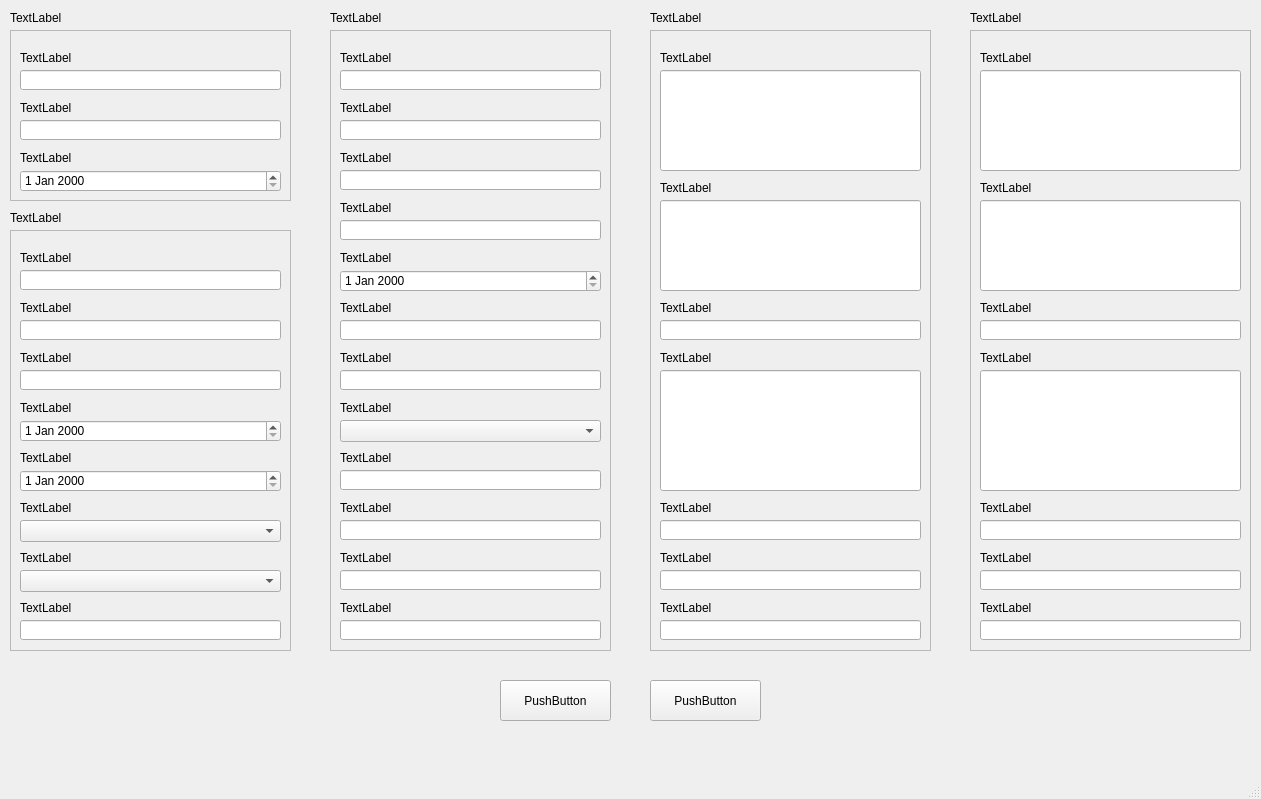
<?xml version="1.0" encoding="UTF-8"?>
<ui version="4.0">
 <class>MainWindow</class>
 <widget class="QMainWindow" name="MainWindow">
  <property name="geometry">
   <rect>
    <x>0</x>
    <y>0</y>
    <width>1261</width>
    <height>799</height>
   </rect>
  </property>
  <property name="windowTitle">
   <string>MainWindow</string>
  </property>
  <widget class="QWidget" name="centralwidget">
   <widget class="QPushButton" name="pushButton">
    <property name="geometry">
     <rect>
      <x>500</x>
      <y>680</y>
      <width>111</width>
      <height>41</height>
     </rect>
    </property>
    <property name="text">
     <string>PushButton</string>
    </property>
   </widget>
   <widget class="QFrame" name="frame">
    <property name="geometry">
     <rect>
      <x>10</x>
      <y>30</y>
      <width>281</width>
      <height>171</height>
     </rect>
    </property>
    <property name="frameShape">
     <enum>QFrame::StyledPanel</enum>
    </property>
    <property name="frameShadow">
     <enum>QFrame::Raised</enum>
    </property>
    <widget class="QLabel" name="label_3">
     <property name="geometry">
      <rect>
       <x>10</x>
       <y>120</y>
       <width>261</width>
       <height>16</height>
      </rect>
     </property>
     <property name="text">
      <string>TextLabel</string>
     </property>
    </widget>
    <widget class="QLabel" name="label">
     <property name="geometry">
      <rect>
       <x>10</x>
       <y>20</y>
       <width>261</width>
       <height>16</height>
      </rect>
     </property>
     <property name="text">
      <string>TextLabel</string>
     </property>
    </widget>
    <widget class="QLabel" name="label_2">
     <property name="geometry">
      <rect>
       <x>10</x>
       <y>70</y>
       <width>261</width>
       <height>16</height>
      </rect>
     </property>
     <property name="text">
      <string>TextLabel</string>
     </property>
    </widget>
    <widget class="QLineEdit" name="lineEdit">
     <property name="geometry">
      <rect>
       <x>10</x>
       <y>40</y>
       <width>261</width>
       <height>20</height>
      </rect>
     </property>
    </widget>
    <widget class="QLineEdit" name="lineEdit_2">
     <property name="geometry">
      <rect>
       <x>10</x>
       <y>90</y>
       <width>261</width>
       <height>20</height>
      </rect>
     </property>
    </widget>
    <widget class="QDateEdit" name="dateEdit">
     <property name="geometry">
      <rect>
       <x>10</x>
       <y>140</y>
       <width>261</width>
       <height>22</height>
      </rect>
     </property>
    </widget>
   </widget>
   <widget class="QLabel" name="label_5">
    <property name="geometry">
     <rect>
      <x>10</x>
      <y>10</y>
      <width>281</width>
      <height>16</height>
     </rect>
    </property>
    <property name="text">
     <string>TextLabel</string>
    </property>
   </widget>
   <widget class="QLabel" name="label_6">
    <property name="geometry">
     <rect>
      <x>10</x>
      <y>210</y>
      <width>281</width>
      <height>16</height>
     </rect>
    </property>
    <property name="text">
     <string>TextLabel</string>
    </property>
   </widget>
   <widget class="QFrame" name="frame_2">
    <property name="geometry">
     <rect>
      <x>10</x>
      <y>230</y>
      <width>281</width>
      <height>421</height>
     </rect>
    </property>
    <property name="frameShape">
     <enum>QFrame::StyledPanel</enum>
    </property>
    <property name="frameShadow">
     <enum>QFrame::Raised</enum>
    </property>
    <widget class="QLabel" name="label_7">
     <property name="geometry">
      <rect>
       <x>10</x>
       <y>120</y>
       <width>261</width>
       <height>16</height>
      </rect>
     </property>
     <property name="text">
      <string>TextLabel</string>
     </property>
    </widget>
    <widget class="QLabel" name="label_8">
     <property name="geometry">
      <rect>
       <x>10</x>
       <y>20</y>
       <width>261</width>
       <height>16</height>
      </rect>
     </property>
     <property name="text">
      <string>TextLabel</string>
     </property>
    </widget>
    <widget class="QLabel" name="label_9">
     <property name="geometry">
      <rect>
       <x>10</x>
       <y>70</y>
       <width>261</width>
       <height>16</height>
      </rect>
     </property>
     <property name="text">
      <string>TextLabel</string>
     </property>
    </widget>
    <widget class="QLabel" name="label_10">
     <property name="geometry">
      <rect>
       <x>10</x>
       <y>220</y>
       <width>261</width>
       <height>16</height>
      </rect>
     </property>
     <property name="text">
      <string>TextLabel</string>
     </property>
    </widget>
    <widget class="QLabel" name="label_11">
     <property name="geometry">
      <rect>
       <x>10</x>
       <y>170</y>
       <width>261</width>
       <height>16</height>
      </rect>
     </property>
     <property name="text">
      <string>TextLabel</string>
     </property>
    </widget>
    <widget class="QLabel" name="label_12">
     <property name="geometry">
      <rect>
       <x>10</x>
       <y>270</y>
       <width>261</width>
       <height>16</height>
      </rect>
     </property>
     <property name="text">
      <string>TextLabel</string>
     </property>
    </widget>
    <widget class="QLabel" name="label_14">
     <property name="geometry">
      <rect>
       <x>10</x>
       <y>320</y>
       <width>261</width>
       <height>16</height>
      </rect>
     </property>
     <property name="text">
      <string>TextLabel</string>
     </property>
    </widget>
    <widget class="QLabel" name="label_13">
     <property name="geometry">
      <rect>
       <x>10</x>
       <y>370</y>
       <width>261</width>
       <height>16</height>
      </rect>
     </property>
     <property name="text">
      <string>TextLabel</string>
     </property>
    </widget>
    <widget class="QLineEdit" name="lineEdit_3">
     <property name="geometry">
      <rect>
       <x>10</x>
       <y>40</y>
       <width>261</width>
       <height>20</height>
      </rect>
     </property>
    </widget>
    <widget class="QLineEdit" name="lineEdit_4">
     <property name="geometry">
      <rect>
       <x>10</x>
       <y>90</y>
       <width>261</width>
       <height>20</height>
      </rect>
     </property>
    </widget>
    <widget class="QLineEdit" name="lineEdit_5">
     <property name="geometry">
      <rect>
       <x>10</x>
       <y>140</y>
       <width>261</width>
       <height>20</height>
      </rect>
     </property>
    </widget>
    <widget class="QDateEdit" name="dateEdit_2">
     <property name="geometry">
      <rect>
       <x>10</x>
       <y>190</y>
       <width>261</width>
       <height>22</height>
      </rect>
     </property>
    </widget>
    <widget class="QDateEdit" name="dateEdit_3">
     <property name="geometry">
      <rect>
       <x>10</x>
       <y>240</y>
       <width>261</width>
       <height>22</height>
      </rect>
     </property>
    </widget>
    <widget class="QComboBox" name="comboBox">
     <property name="geometry">
      <rect>
       <x>10</x>
       <y>290</y>
       <width>261</width>
       <height>22</height>
      </rect>
     </property>
    </widget>
    <widget class="QComboBox" name="comboBox_2">
     <property name="geometry">
      <rect>
       <x>10</x>
       <y>340</y>
       <width>261</width>
       <height>22</height>
      </rect>
     </property>
    </widget>
    <widget class="QLineEdit" name="lineEdit_6">
     <property name="geometry">
      <rect>
       <x>10</x>
       <y>390</y>
       <width>261</width>
       <height>20</height>
      </rect>
     </property>
    </widget>
   </widget>
   <widget class="QLabel" name="label_15">
    <property name="geometry">
     <rect>
      <x>330</x>
      <y>10</y>
      <width>281</width>
      <height>16</height>
     </rect>
    </property>
    <property name="text">
     <string>TextLabel</string>
    </property>
   </widget>
   <widget class="QFrame" name="frame_3">
    <property name="geometry">
     <rect>
      <x>330</x>
      <y>30</y>
      <width>281</width>
      <height>621</height>
     </rect>
    </property>
    <property name="frameShape">
     <enum>QFrame::StyledPanel</enum>
    </property>
    <property name="frameShadow">
     <enum>QFrame::Raised</enum>
    </property>
    <widget class="QLabel" name="label_16">
     <property name="geometry">
      <rect>
       <x>10</x>
       <y>120</y>
       <width>261</width>
       <height>16</height>
      </rect>
     </property>
     <property name="text">
      <string>TextLabel</string>
     </property>
    </widget>
    <widget class="QLabel" name="label_17">
     <property name="geometry">
      <rect>
       <x>10</x>
       <y>20</y>
       <width>261</width>
       <height>16</height>
      </rect>
     </property>
     <property name="text">
      <string>TextLabel</string>
     </property>
    </widget>
    <widget class="QLabel" name="label_18">
     <property name="geometry">
      <rect>
       <x>10</x>
       <y>70</y>
       <width>261</width>
       <height>16</height>
      </rect>
     </property>
     <property name="text">
      <string>TextLabel</string>
     </property>
    </widget>
    <widget class="QLabel" name="label_19">
     <property name="geometry">
      <rect>
       <x>10</x>
       <y>220</y>
       <width>261</width>
       <height>16</height>
      </rect>
     </property>
     <property name="text">
      <string>TextLabel</string>
     </property>
    </widget>
    <widget class="QLabel" name="label_20">
     <property name="geometry">
      <rect>
       <x>10</x>
       <y>170</y>
       <width>261</width>
       <height>16</height>
      </rect>
     </property>
     <property name="text">
      <string>TextLabel</string>
     </property>
    </widget>
    <widget class="QLabel" name="label_21">
     <property name="geometry">
      <rect>
       <x>10</x>
       <y>270</y>
       <width>261</width>
       <height>16</height>
      </rect>
     </property>
     <property name="text">
      <string>TextLabel</string>
     </property>
    </widget>
    <widget class="QLabel" name="label_22">
     <property name="geometry">
      <rect>
       <x>10</x>
       <y>320</y>
       <width>261</width>
       <height>16</height>
      </rect>
     </property>
     <property name="text">
      <string>TextLabel</string>
     </property>
    </widget>
    <widget class="QLabel" name="label_23">
     <property name="geometry">
      <rect>
       <x>10</x>
       <y>370</y>
       <width>261</width>
       <height>16</height>
      </rect>
     </property>
     <property name="text">
      <string>TextLabel</string>
     </property>
    </widget>
    <widget class="QLabel" name="label_24">
     <property name="geometry">
      <rect>
       <x>10</x>
       <y>520</y>
       <width>261</width>
       <height>16</height>
      </rect>
     </property>
     <property name="text">
      <string>TextLabel</string>
     </property>
    </widget>
    <widget class="QLabel" name="label_25">
     <property name="geometry">
      <rect>
       <x>10</x>
       <y>470</y>
       <width>261</width>
       <height>16</height>
      </rect>
     </property>
     <property name="text">
      <string>TextLabel</string>
     </property>
    </widget>
    <widget class="QLabel" name="label_26">
     <property name="geometry">
      <rect>
       <x>10</x>
       <y>570</y>
       <width>261</width>
       <height>16</height>
      </rect>
     </property>
     <property name="text">
      <string>TextLabel</string>
     </property>
    </widget>
    <widget class="QLabel" name="label_27">
     <property name="geometry">
      <rect>
       <x>10</x>
       <y>420</y>
       <width>261</width>
       <height>16</height>
      </rect>
     </property>
     <property name="text">
      <string>TextLabel</string>
     </property>
    </widget>
    <widget class="QLineEdit" name="lineEdit_7">
     <property name="geometry">
      <rect>
       <x>10</x>
       <y>40</y>
       <width>261</width>
       <height>20</height>
      </rect>
     </property>
    </widget>
    <widget class="QLineEdit" name="lineEdit_8">
     <property name="geometry">
      <rect>
       <x>10</x>
       <y>90</y>
       <width>261</width>
       <height>20</height>
      </rect>
     </property>
    </widget>
    <widget class="QLineEdit" name="lineEdit_9">
     <property name="geometry">
      <rect>
       <x>10</x>
       <y>140</y>
       <width>261</width>
       <height>20</height>
      </rect>
     </property>
    </widget>
    <widget class="QLineEdit" name="lineEdit_10">
     <property name="geometry">
      <rect>
       <x>10</x>
       <y>190</y>
       <width>261</width>
       <height>20</height>
      </rect>
     </property>
    </widget>
    <widget class="QDateEdit" name="dateEdit_4">
     <property name="geometry">
      <rect>
       <x>10</x>
       <y>240</y>
       <width>261</width>
       <height>22</height>
      </rect>
     </property>
    </widget>
    <widget class="QLineEdit" name="lineEdit_11">
     <property name="geometry">
      <rect>
       <x>10</x>
       <y>290</y>
       <width>261</width>
       <height>20</height>
      </rect>
     </property>
    </widget>
    <widget class="QLineEdit" name="lineEdit_12">
     <property name="geometry">
      <rect>
       <x>10</x>
       <y>340</y>
       <width>261</width>
       <height>20</height>
      </rect>
     </property>
    </widget>
    <widget class="QComboBox" name="comboBox_3">
     <property name="geometry">
      <rect>
       <x>10</x>
       <y>390</y>
       <width>261</width>
       <height>22</height>
      </rect>
     </property>
    </widget>
    <widget class="QLineEdit" name="lineEdit_13">
     <property name="geometry">
      <rect>
       <x>10</x>
       <y>440</y>
       <width>261</width>
       <height>20</height>
      </rect>
     </property>
    </widget>
    <widget class="QLineEdit" name="lineEdit_14">
     <property name="geometry">
      <rect>
       <x>10</x>
       <y>490</y>
       <width>261</width>
       <height>20</height>
      </rect>
     </property>
    </widget>
    <widget class="QLineEdit" name="lineEdit_15">
     <property name="geometry">
      <rect>
       <x>10</x>
       <y>540</y>
       <width>261</width>
       <height>20</height>
      </rect>
     </property>
    </widget>
    <widget class="QLineEdit" name="lineEdit_16">
     <property name="geometry">
      <rect>
       <x>10</x>
       <y>590</y>
       <width>261</width>
       <height>20</height>
      </rect>
     </property>
    </widget>
   </widget>
   <widget class="QFrame" name="frame_4">
    <property name="geometry">
     <rect>
      <x>650</x>
      <y>30</y>
      <width>281</width>
      <height>621</height>
     </rect>
    </property>
    <property name="frameShape">
     <enum>QFrame::StyledPanel</enum>
    </property>
    <property name="frameShadow">
     <enum>QFrame::Raised</enum>
    </property>
    <widget class="QLabel" name="label_40">
     <property name="geometry">
      <rect>
       <x>10</x>
       <y>20</y>
       <width>261</width>
       <height>16</height>
      </rect>
     </property>
     <property name="text">
      <string>TextLabel</string>
     </property>
    </widget>
    <widget class="QLabel" name="label_41">
     <property name="geometry">
      <rect>
       <x>10</x>
       <y>150</y>
       <width>261</width>
       <height>16</height>
      </rect>
     </property>
     <property name="text">
      <string>TextLabel</string>
     </property>
    </widget>
    <widget class="QLabel" name="label_42">
     <property name="geometry">
      <rect>
       <x>10</x>
       <y>270</y>
       <width>261</width>
       <height>16</height>
      </rect>
     </property>
     <property name="text">
      <string>TextLabel</string>
     </property>
    </widget>
    <widget class="QLabel" name="label_43">
     <property name="geometry">
      <rect>
       <x>10</x>
       <y>320</y>
       <width>261</width>
       <height>16</height>
      </rect>
     </property>
     <property name="text">
      <string>TextLabel</string>
     </property>
    </widget>
    <widget class="QLabel" name="label_44">
     <property name="geometry">
      <rect>
       <x>10</x>
       <y>570</y>
       <width>261</width>
       <height>16</height>
      </rect>
     </property>
     <property name="text">
      <string>TextLabel</string>
     </property>
    </widget>
    <widget class="QLabel" name="label_45">
     <property name="geometry">
      <rect>
       <x>10</x>
       <y>470</y>
       <width>261</width>
       <height>16</height>
      </rect>
     </property>
     <property name="text">
      <string>TextLabel</string>
     </property>
    </widget>
    <widget class="QLabel" name="label_46">
     <property name="geometry">
      <rect>
       <x>10</x>
       <y>520</y>
       <width>261</width>
       <height>16</height>
      </rect>
     </property>
     <property name="text">
      <string>TextLabel</string>
     </property>
    </widget>
    <widget class="QLineEdit" name="lineEdit_17">
     <property name="geometry">
      <rect>
       <x>10</x>
       <y>40</y>
       <width>261</width>
       <height>101</height>
      </rect>
     </property>
    </widget>
    <widget class="QLineEdit" name="lineEdit_18">
     <property name="geometry">
      <rect>
       <x>10</x>
       <y>170</y>
       <width>261</width>
       <height>91</height>
      </rect>
     </property>
    </widget>
    <widget class="QLineEdit" name="lineEdit_19">
     <property name="geometry">
      <rect>
       <x>10</x>
       <y>290</y>
       <width>261</width>
       <height>20</height>
      </rect>
     </property>
    </widget>
    <widget class="QLineEdit" name="lineEdit_20">
     <property name="geometry">
      <rect>
       <x>10</x>
       <y>340</y>
       <width>261</width>
       <height>121</height>
      </rect>
     </property>
    </widget>
    <widget class="QLineEdit" name="lineEdit_21">
     <property name="geometry">
      <rect>
       <x>10</x>
       <y>490</y>
       <width>261</width>
       <height>20</height>
      </rect>
     </property>
    </widget>
    <widget class="QLineEdit" name="lineEdit_22">
     <property name="geometry">
      <rect>
       <x>10</x>
       <y>540</y>
       <width>261</width>
       <height>20</height>
      </rect>
     </property>
    </widget>
    <widget class="QLineEdit" name="lineEdit_23">
     <property name="geometry">
      <rect>
       <x>10</x>
       <y>590</y>
       <width>261</width>
       <height>20</height>
      </rect>
     </property>
    </widget>
   </widget>
   <widget class="QLabel" name="label_52">
    <property name="geometry">
     <rect>
      <x>650</x>
      <y>10</y>
      <width>281</width>
      <height>16</height>
     </rect>
    </property>
    <property name="text">
     <string>TextLabel</string>
    </property>
   </widget>
   <widget class="QPushButton" name="pushButton_3">
    <property name="geometry">
     <rect>
      <x>650</x>
      <y>680</y>
      <width>111</width>
      <height>41</height>
     </rect>
    </property>
    <property name="text">
     <string>PushButton</string>
    </property>
   </widget>
   <widget class="QLabel" name="label_53">
    <property name="geometry">
     <rect>
      <x>970</x>
      <y>10</y>
      <width>281</width>
      <height>16</height>
     </rect>
    </property>
    <property name="text">
     <string>TextLabel</string>
    </property>
   </widget>
   <widget class="QFrame" name="frame_5">
    <property name="geometry">
     <rect>
      <x>970</x>
      <y>30</y>
      <width>281</width>
      <height>621</height>
     </rect>
    </property>
    <property name="frameShape">
     <enum>QFrame::StyledPanel</enum>
    </property>
    <property name="frameShadow">
     <enum>QFrame::Raised</enum>
    </property>
    <widget class="QLabel" name="label_47">
     <property name="geometry">
      <rect>
       <x>10</x>
       <y>20</y>
       <width>261</width>
       <height>16</height>
      </rect>
     </property>
     <property name="text">
      <string>TextLabel</string>
     </property>
    </widget>
    <widget class="QLabel" name="label_48">
     <property name="geometry">
      <rect>
       <x>10</x>
       <y>150</y>
       <width>261</width>
       <height>16</height>
      </rect>
     </property>
     <property name="text">
      <string>TextLabel</string>
     </property>
    </widget>
    <widget class="QLabel" name="label_49">
     <property name="geometry">
      <rect>
       <x>10</x>
       <y>270</y>
       <width>261</width>
       <height>16</height>
      </rect>
     </property>
     <property name="text">
      <string>TextLabel</string>
     </property>
    </widget>
    <widget class="QLabel" name="label_50">
     <property name="geometry">
      <rect>
       <x>10</x>
       <y>320</y>
       <width>261</width>
       <height>16</height>
      </rect>
     </property>
     <property name="text">
      <string>TextLabel</string>
     </property>
    </widget>
    <widget class="QLabel" name="label_51">
     <property name="geometry">
      <rect>
       <x>10</x>
       <y>570</y>
       <width>261</width>
       <height>16</height>
      </rect>
     </property>
     <property name="text">
      <string>TextLabel</string>
     </property>
    </widget>
    <widget class="QLabel" name="label_54">
     <property name="geometry">
      <rect>
       <x>10</x>
       <y>470</y>
       <width>261</width>
       <height>16</height>
      </rect>
     </property>
     <property name="text">
      <string>TextLabel</string>
     </property>
    </widget>
    <widget class="QLabel" name="label_55">
     <property name="geometry">
      <rect>
       <x>10</x>
       <y>520</y>
       <width>261</width>
       <height>16</height>
      </rect>
     </property>
     <property name="text">
      <string>TextLabel</string>
     </property>
    </widget>
    <widget class="QLineEdit" name="lineEdit_24">
     <property name="geometry">
      <rect>
       <x>10</x>
       <y>40</y>
       <width>261</width>
       <height>101</height>
      </rect>
     </property>
    </widget>
    <widget class="QLineEdit" name="lineEdit_25">
     <property name="geometry">
      <rect>
       <x>10</x>
       <y>170</y>
       <width>261</width>
       <height>91</height>
      </rect>
     </property>
    </widget>
    <widget class="QLineEdit" name="lineEdit_26">
     <property name="geometry">
      <rect>
       <x>10</x>
       <y>290</y>
       <width>261</width>
       <height>20</height>
      </rect>
     </property>
    </widget>
    <widget class="QLineEdit" name="lineEdit_27">
     <property name="geometry">
      <rect>
       <x>10</x>
       <y>340</y>
       <width>261</width>
       <height>121</height>
      </rect>
     </property>
    </widget>
    <widget class="QLineEdit" name="lineEdit_28">
     <property name="geometry">
      <rect>
       <x>10</x>
       <y>490</y>
       <width>261</width>
       <height>20</height>
      </rect>
     </property>
    </widget>
    <widget class="QLineEdit" name="lineEdit_29">
     <property name="geometry">
      <rect>
       <x>10</x>
       <y>540</y>
       <width>261</width>
       <height>20</height>
      </rect>
     </property>
    </widget>
    <widget class="QLineEdit" name="lineEdit_30">
     <property name="geometry">
      <rect>
       <x>10</x>
       <y>590</y>
       <width>261</width>
       <height>20</height>
      </rect>
     </property>
    </widget>
   </widget>
  </widget>
  <widget class="QMenuBar" name="menubar">
   <property name="geometry">
    <rect>
     <x>0</x>
     <y>0</y>
     <width>1261</width>
     <height>21</height>
    </rect>
   </property>
  </widget>
  <widget class="QStatusBar" name="statusbar"/>
 </widget>
 <resources/>
 <connections/>
</ui>
